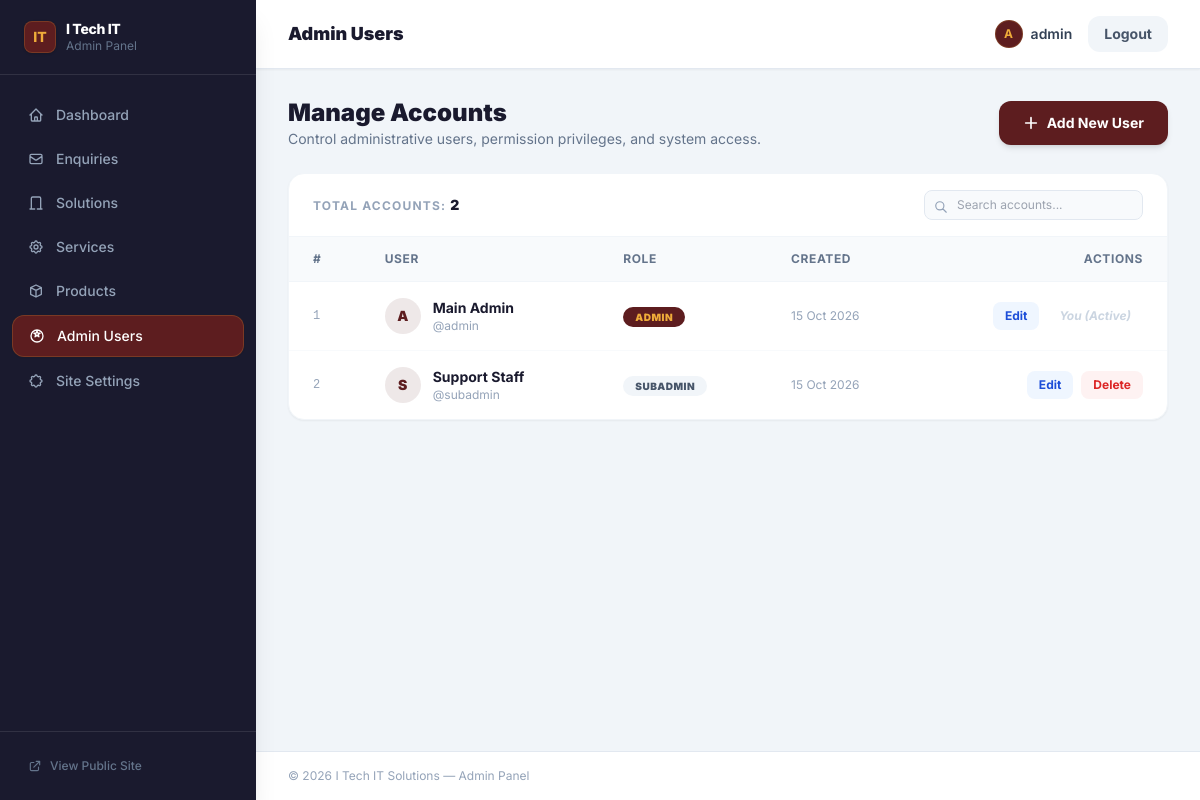
The page /admin/users.php (signed in) on the database its author committed.
### tables this page shows
CREATE TABLE IF NOT EXISTS `users` (
  `id`         INT NOT NULL AUTO_INCREMENT,
  `username`   VARCHAR(100) NOT NULL UNIQUE,
  `password`   VARCHAR(255) NOT NULL,
  `full_name`  VARCHAR(255) NOT NULL,
  `role`       ENUM('admin', 'subadmin') NOT NULL DEFAULT 'subadmin',
  `created_at` TIMESTAMP NOT NULL DEFAULT CURRENT_TIMESTAMP,
  PRIMARY KEY (`id`)
);

### config/config.php (called while the page is built, shortened)
    <?php
function h(?string $value): string
{
    return htmlspecialchars($value ?? '', ENT_QUOTES | ENT_HTML5, 'UTF-8');
}

### admin/users.php (the view, shortened to what this page needs)
<?php
require_once __DIR__ . '/../config/config.php';
$action          = $_GET['action'] ?? 'list';
$users = [];
$res = mysqli_query($conn, "SELECT * FROM `users` ORDER BY role ASC, username ASC");
while ($r = mysqli_fetch_assoc($res)) { $users[] = $r; }
$editRow = null;
$isFormView = ($action === 'add' || ($action === 'edit' && $editRow));
require_once __DIR__ . '/_layout_head.php';
?>
<?php if ($isFormView): ?>
<!-- ══════════════════════════════════════════════════════════════
     INNER PAGE: ADD / EDIT USER ACCOUNT
══════════════════════════════════════════════════════════════ -->
<div class="max-w-3xl">
  <div class="mb-6">
    <a href="users.php" class="inline-flex items-center gap-2 text-xs font-bold text-slate-500 hover:text-[#5d1d1f] mb-3 transition-colors">
      <svg class="w-4 h-4" fill="none" stroke="currentColor" stroke-width="2.5" viewBox="0 0 24 24"><path stroke-linecap="round" stroke-linejoin="round" d="M10 19l-7-7m0 0l7-7m-7 7h18"/></svg>
      Back to All Accounts
    </a>
    <h2 class="text-2xl font-black text-[#1a1a2e]">
      <?= ($action === 'edit') ? 'Edit Account: ' . h($editRow['full_name']) : 'Add New Admin Account' ?>
    </h2>
    <p class="text-slate-500 text-sm mt-1">
      <?= ($action === 'edit') ? 'Update account details, role permissions, or reset login password.' : 'Grant access to an administrative user with designated permissions.' ?>
    </p>
  </div>
  <div class="bg-white rounded-2xl shadow-sm border border-slate-100 p-8">
    <form method="POST" class="space-y-6">
      <input type="hidden" name="act" value="<?= ($action === 'edit') ? 'edit' : 'add' ?>"/>
      <?php if ($action === 'edit' && $editRow): ?>
      <input type="hidden" name="id" value="<?= (int)$editRow['id'] ?>"/>
      <?php endif; ?>
      <div class="grid grid-cols-1 sm:grid-cols-2 gap-6">
        <div>
          <label class="block text-xs font-bold text-slate-600 mb-1.5 uppercase tracking-wide">Full Name <span class="text-[#5d1d1f]">*</span></label>
          <input name="full_name" type="text" required placeholder="John Doe"
                 value="<?= h($editRow['full_name'] ?? '') ?>"
                 class="w-full px-4 py-3 rounded-xl border border-slate-200 text-sm focus:outline-none focus:ring-2 focus:ring-[#5d1d1f]/40 focus:border-[#5d1d1f] transition-all"/>
        </div>
        <div>
          <label class="block text-xs font-bold text-slate-600 mb-1.5 uppercase tracking-wide">Username <span class="text-[#5d1d1f]">*</span></label>
          <input name="username" type="text" required placeholder="johndoe"
                 value="<?= h($editRow['username'] ?? '') ?>"
                 class="w-full px-4 py-3 rounded-xl border border-slate-200 text-sm focus:outline-none focus:ring-2 focus:ring-[#5d1d1f]/40 focus:border-[#5d1d1f] transition-all"/>
          <p class="text-slate-400 text-xs mt-1">Used to login to this admin panel</p>
        </div>
      </div>
      <div class="grid grid-cols-1 sm:grid-cols-2 gap-6">
        <div>
          <label class="block text-xs font-bold text-slate-600 mb-1.5 uppercase tracking-wide">
            Password <?= ($action === 'edit') ? '<span class="text-slate-400 font-normal lowercase">(leave blank to keep current)</span>' : '<span class="text-[#5d1d1f]">*</span>' ?>
          </label>
          <input name="password" type="password" <?= ($action === 'add') ? 'required' : '' ?> placeholder="••••••••••••"
                 class="w-full px-4 py-3 rounded-xl border border-slate-200 text-sm focus:outline-none focus:ring-2 focus:ring-[#5d1d1f]/40 focus:border-[#5d1d1f] transition-all"/>
        </div>
        <div>
          <label class="block text-xs font-bold text-slate-600 mb-1.5 uppercase tracking-wide">Role & Privileges <span class="text-[#5d1d1f]">*</span></label>
          <select name="role" class="w-full px-4 py-3 rounded-xl border border-slate-200 text-sm bg-white focus:outline-none focus:ring-2 focus:ring-[#5d1d1f]/40 focus:border-[#5d1d1f] transition-all">
            <option value="subadmin" <?= (($editRow['role'] ?? '') === 'subadmin') ? 'selected' : '' ?>>Sub-Admin (Restricted to Content)</option>
            <option value="admin"    <?= (($editRow['role'] ?? '') === 'admin')    ? 'selected' : '' ?>>Main Admin (Full Access & Settings)</option>
          </select>
        </div>
      </div>
      <div class="flex items-center gap-3 pt-4 border-t border-slate-100">
        <button type="submit"
                class="px-8 py-3 bg-[#5d1d1f] text-white text-sm font-bold rounded-xl hover:bg-[#4a1719] shadow-md hover:shadow-lg transition-all">
          <?= ($action === 'edit') ? 'Update Account' : 'Create Account' ?>
        </button>
        <a href="users.php" class="px-6 py-3 bg-slate-100 text-slate-600 text-sm font-bold rounded-xl hover:bg-slate-200 transition-all">
          Cancel
        </a>
      </div>
    </form>
  </div>
</div>
<?php else: ?>
<div class="space-y-6">
  <div class="flex flex-col sm:flex-row sm:items-center justify-between gap-4">
    <div>
      <h2 class="text-2xl font-black text-[#1a1a2e]">Manage Accounts</h2>
      <p class="text-slate-500 text-sm">Control administrative users, permission privileges, and system access.</p>
    </div>
    <div>
      <a href="users.php?action=add"
         class="inline-flex items-center gap-2 px-6 py-3 bg-[#5d1d1f] text-white text-sm font-bold rounded-xl hover:bg-[#4a1719] shadow-md hover:shadow-lg transition-all">
        <svg class="w-4 h-4" fill="none" stroke="currentColor" stroke-width="2.5" viewBox="0 0 24 24"><path stroke-linecap="round" stroke-linejoin="round" d="M12 4v16m8-8H4"/></svg>
        Add New User
      </a>
    </div>
  </div>
  <div class="bg-white rounded-2xl shadow-sm border border-slate-100 overflow-hidden">
    <div class="px-6 py-4 border-b border-slate-100 flex items-center justify-between">
      <span class="text-xs font-bold text-slate-400 uppercase tracking-widest">
        Total Accounts: <strong class="text-[#1a1a2e] text-sm"><?= count($users) ?></strong>
      </span>
      <div class="relative">
        <input id="userSearch" type="text" placeholder="Search accounts..."
               class="px-3 py-1.5 pl-8 text-xs bg-slate-50 border border-slate-200 rounded-lg focus:outline-none focus:ring-1 focus:ring-[#5d1d1f]"/>
        <svg class="w-3.5 h-3.5 text-slate-400 absolute left-2.5 top-2.5" fill="none" stroke="currentColor" stroke-width="2" viewBox="0 0 24 24"><path stroke-linecap="round" stroke-linejoin="round" d="M21 21l-6-6m2-5a7 7 0 11-14 0 7 7 0 0114 0z"/></svg>
      </div>
    </div>
    <?php if (empty($users)): ?>
      <div class="py-16 text-center">
        <p class="text-slate-400 text-sm">No user accounts found.</p>
      </div>
    <?php else: ?>
    <div class="overflow-x-auto">
      <table class="w-full text-sm min-w-[650px]">
        <thead class="bg-slate-50 border-b border-slate-100">
          <tr>
            <th class="px-6 py-3.5 text-left text-xs font-bold text-slate-500 uppercase tracking-wider whitespace-nowrap">#</th>
            <th class="px-6 py-3.5 text-left text-xs font-bold text-slate-500 uppercase tracking-wider whitespace-nowrap">User</th>
            <th class="px-6 py-3.5 text-left text-xs font-bold text-slate-500 uppercase tracking-wider whitespace-nowrap">Role</th>
            <th class="px-6 py-3.5 text-left text-xs font-bold text-slate-500 uppercase tracking-wider whitespace-nowrap">Created</th>
            <th class="px-6 py-3.5 text-right text-xs font-bold text-slate-500 uppercase tracking-wider whitespace-nowrap">Actions</th>
          </tr>
        </thead>
        <tbody id="userTableBody" class="divide-y divide-slate-50">
          <?php foreach ($users as $u): ?>
          <tr class="hover:bg-slate-50/80 transition-colors">
            <td class="px-6 py-4 text-slate-400 font-mono text-xs"><?= (int)$u['id'] ?></td>
            <td class="px-6 py-4">
              <div class="flex items-center gap-3">
                <div class="w-9 h-9 rounded-full bg-[#5d1d1f]/10 text-[#5d1d1f] flex items-center justify-center font-black text-sm shrink-0">
                  <?= strtoupper(substr($u['username'], 0, 1)) ?>
                </div>
                <div>
                  <p class="font-bold text-[#1a1a2e]"><?= h($u['full_name']) ?></p>
                  <p class="text-xs text-slate-400">@<?= h($u['username']) ?></p>
                </div>
              </div>
            </td>
            <td class="px-6 py-4">
              <span class="px-3 py-1 rounded-full text-[10px] font-black uppercase tracking-wider <?= $u['role'] === 'admin' ? 'bg-[#5d1d1f] text-[#efac3a]' : 'bg-slate-100 text-slate-600' ?>">
                <?= h($u['role']) ?>
              </span>
            </td>
            <td class="px-6 py-4 text-slate-400 text-xs whitespace-nowrap">
              <?= !empty($u['created_at']) ? date('d M Y', strtotime($u['created_at'])) : '—' ?>
            </td>
            <td class="px-6 py-4 text-right whitespace-nowrap">
              <div class="inline-flex items-center gap-2">
                <a href="users.php?action=edit&id=<?= (int)$u['id'] ?>"
                   class="px-3 py-1.5 bg-blue-50 text-blue-700 hover:bg-blue-100 text-xs font-bold rounded-lg transition-colors">
                  Edit
                </a>
                <?php if ($u['username'] !== $_SESSION['admin_user']): ?>
                <form method="POST"
                      onsubmit="return confirm('Permanently delete account for &quot;<?= h(addslashes($u['full_name'])) ?>&quot;?');"
                      class="inline">
                  <button type="submit" class="px-3 py-1.5 bg-red-50 text-red-600 hover:bg-red-100 text-xs font-bold rounded-lg transition-colors">
                    Delete
                  </button>
                </form>
                <?php else: ?>
                <span class="px-3 py-1.5 text-slate-300 text-xs font-bold italic">You (Active)</span>
                <?php endif; ?>
              </div>
            </td>
          </tr>
          <?php endforeach; ?>
        </tbody>
      </table>
    </div>
    <?php endif; ?>
  </div>
</div>
<?php endif; ?>
<?php
require_once __DIR__ . '/_layout_foot.php';
?>

### admin/_layout_head.php (style rules this page uses)
html, body { max-width: 100vw; overflow-x: hidden; }
body { font-family: 'Inter', sans-serif; }
.overflow-x-auto { -webkit-overflow-scrolling: touch; }

### rows shown on the page
users: id "1", username "A", full_name "Main Admin", username "admin", role "ADMIN", created_at "15 Oct 2026", shows "You (Active)"
users: id "2", username "S", full_name "Support Staff", username "subadmin", role "SUBADMIN", created_at "15 Oct 2026"

### other values the page prints
$item['label'] "Dashboard"
$item['label'] "Enquiries"
$item['label'] "Solutions"
$item['label'] "Services"
$item['label'] "Products"
$item['label'] "Admin Users"
$item['label'] "Site Settings"
$adminTitle "Admin Users"
substr($adminUser, 0, 1) "A"
$adminUser "admin"
count($users) "2"
